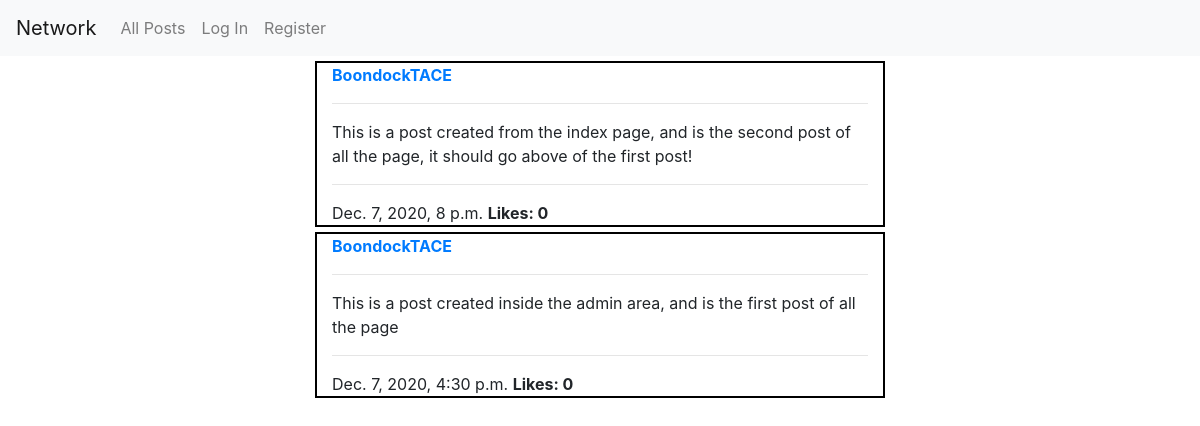
Before: / with the older database file.
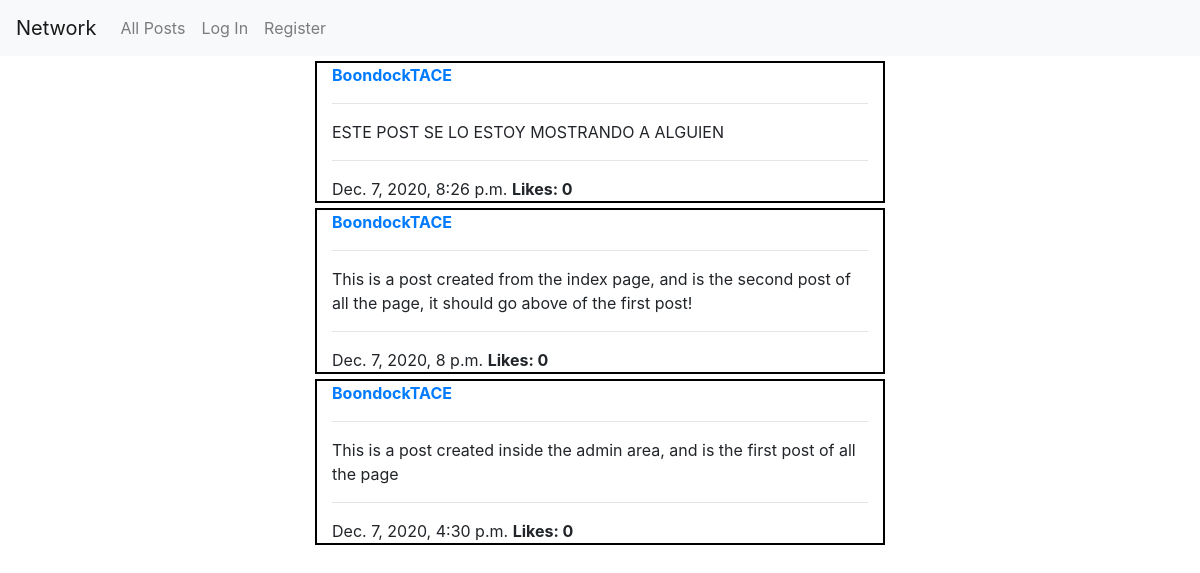
After: the same page with the newer database file.
### network/models.py (models this page shows, shortened)
class Post(models.Model):
    user=models.ForeignKey(User,on_delete=models.CASCADE,related_name="User_Post")
    Contend=models.CharField(max_length=300)
    Date=models.DateTimeField(auto_now_add=True)
    like=models.ManyToManyField(User,blank=True,related_name="Post_likes")

class User(AbstractUser):
    pass

### network/views.py (the view)
# urls.py: path("", views.index, name="index"),
def index(request):
    if request.method== "POST":
        userPosting=request.user
        NewPost=Post()
        NewPost.user=userPosting
        NewPost.Contend=request.POST["NewPost"]
        NewPost.save()
        return HttpResponseRedirect(reverse("index"))
    else:
        posts=Post.objects.all().order_by("-Date")
        paginator=Paginator(posts,10)
        page_number=request.GET.get("page")
        page_obj=paginator.get_page(page_number)
        context={"page_obj":page_obj,"posts":posts}
        return render(request, "network/index.html",context)

### network/templates/network/index.html (shortened to what this page needs)
{% extends "network/layout.html" %}
{% block body %}
    {% for post in page_obj %}
    <div class="container">
        <div class="row h-100 justify-content-center aling-items-center">
            <div class="Post col-sm-6" id="post-{{ post.id }}">
                <div id="user-{{post.user.id}}">
                    <strong><a href="{% url 'Profile' post.user.id %}">{{post.user.username}}</a></strong>
                    <hr>
                    <div id="text-Contend">
                        <p>{{post.Contend}}</p>
                        <div class="Post-Date-Span" id="Post-time">
                        <hr>
                            {{post.Date}} <span class="font-weight-bold text-right">Likes: 0</span>
                        </div>
                    </div>
                </div>
            </div>
        </div>
    </div>
    {% endfor %}
{% endblock %}

### network/templates/network/layout.html (shortened to what this page needs)
{% load static %}
<!DOCTYPE html>
<html lang="en">
    <head>
        <link rel="stylesheet" href="https://stackpath.bootstrapcdn.com/bootstrap/4.4.1/css/bootstrap.min.css">
        <link href="{% static 'network/styles.css' %}" rel="stylesheet">
    </head>
    <body>
        <nav class="navbar navbar-expand-lg navbar-light bg-light">
            <a class="navbar-brand" href="#">Network</a>
            <div>
              <ul class="navbar-nav mr-auto">
                <li class="nav-item">
                  <a class="nav-link" href="{% url 'index' %}">All Posts</a>
                </li>
                {% if user.is_authenticated %}
                    <li class="nav-item">
                        <a class="nav-link" href="#">Following</a>
                    </li>
                    <li class="nav-item">
                        <a class="nav-link" href="{% url 'logout' %}">Log Out</a>
                    </li>
                {% else %}
                    <li class="nav-item">
                        <a class="nav-link" href="{% url 'login' %}">Log In</a>
                    </li>
                    <li class="nav-item">
                        <a class="nav-link" href="{% url 'register' %}">Register</a>
                    </li>
                {% endif %}
              </ul>
            </div>
          </nav>
        <div class="body">
            {% block body %}
            {% endblock %}
        </div>
    </body>
</html>

### network/static/network/styles.css (style rules this page uses)
.Post { border: solid 2px; border-color:black; margin-top: 5px; }
.Post span { text-align: right; }

Changed rows visible on the page:
added Post: user.username "BoondockTACE", Contend "ESTE POST SE LO ESTOY MOSTRANDO A ALGUIEN", Date "Dec. 7, 2020, 8:26 p.m."
